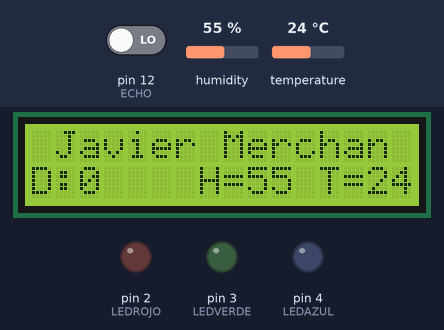
Simulated run of this sketch. Board: Arduino Mega 2560, built with avr-gcc and run on an emulated ATmega2560. Shown: 16×2 character LCD, output pins drawn as LEDs (lit = HIGH). Inputs (shaded band) come from the test bench; at power-on: humidity 55 %, temperature 24 °C, pin 12 (ECHO) LOW. Pins used as bus, display or sensor lines are not drawn; what the sketch prints to the serial monitor is not drawn.

Above: at 6.2 s.
6.3 s: humidity set to 22 %
At 8.0 s:
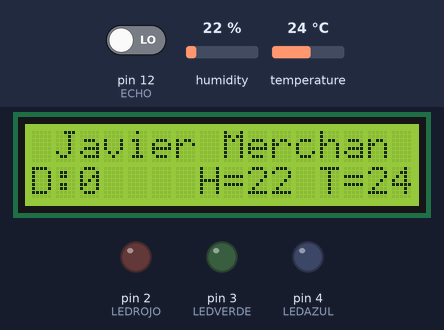
9.1 s: temperature set to 12 °C
At 10.2 s:
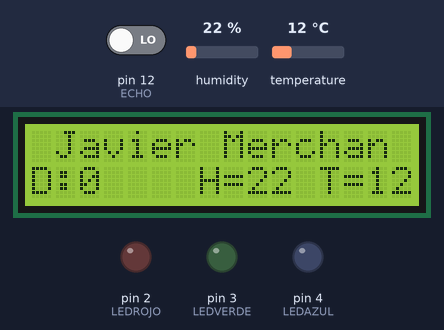
13.2 s: humidity set to 40 %
At 14.8 s:
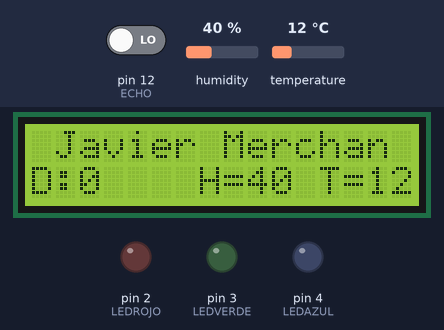
15.3 s: temperature set to 19 °C
At 17.0 s:
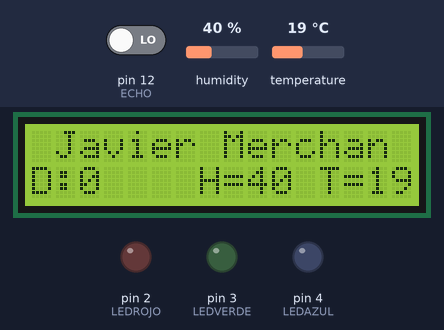
Timing chart, 0 to 18.5 s (numbered marks = the images above; inputs shaded):
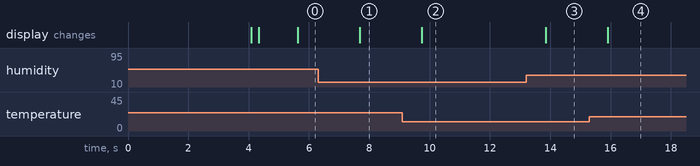

The sketch:

Central_meteorol_gica.ino
```cpp
// (licence header left out)
//LCD. Librerías.
#include <LiquidCrystal_I2C.h>
#include <Wire.h>
//DHT o sensor humedad y temperatura. Librerías.
#include <SimpleDHT.h>
//Teclado membrana. Librerias.
#include <Keypad.h>

bool LUZPANTALLA = true;
int CONTADORLUZPANTALLA = 10;

//Sensor distancia. Variables y constantes.
long distancia;
long tiempo;
const int TRIGER = 13;
const int ECHO = 12;
const int LEDROJO = 2;
const int LEDVERDE = 3;
const int LEDAZUL = 4;
//DHT o sensor humedad y temperatura. Variables y constantes.
int pinDHT11 = 2;
SimpleDHT11 dht11;

//Teclado
const int TECLADOCOLUMNA01 = 24;
const int TECLADOCOLUMNA02 = 25;
const int TECLADOCOLUMNA03 = 26;
const int TECLADOCOLUMNA04 = 27;
const int TECLADOFILA01 = 28;
const int TECLADOFILA02 = 29;
const int TECLADOFILA03 = 22;
const int TECLADOFILA04 = 23;
const byte ROWS = 4; //four rows
const byte COLS = 4; //four columns
//define the cymbols on the buttons of the keypads
char hexaKeys[ROWS][COLS] = {
  {'1', '2', '3', 'A'},
  {'4', '5', '6', 'B'},
  {'7', '8', '9', 'C'},
  {'*', '0', '#', 'D'}
};
byte rowPins[ROWS] = {28, 29, 22, 23}; //connect to the row pinouts of the keypad
byte colPins[COLS] = {24, 25, 26, 27}; //connect to the column pinouts of the keypad
//byte rowPins[ROWS] = {TECLADOFILA01, TECLADOFILA02, TECLADOFILA03, TECLADOFILA04}; //connect to the row pinouts of the keypad
//byte colPins[COLS] = {TECLADOCOLUMNA01, TECLADOCOLUMNA02, TECLADOCOLUMNA03, TECLADOCOLUMNA04}; //connect to the column pinouts of the keypad

//initialize an instance of class NewKeypad
Keypad customKeypad = Keypad( makeKeymap(hexaKeys), rowPins, colPins, ROWS, COLS);


//LCD. Desclarar I2C.
// set the LCD address to 0x27 for a 16 chars 2 line display
// A FEW use address 0x3F
// Set the pins on the I2C chip used for LCD connections:
//                    addr, en,rw,rs,d4,d5,d6,d7,bl,blpol
//LiquidCrystal_I2C lcd(0x27, 16,2);  // Set the LCD I2C address
//LiquidCrystal_I2C lcd(0x27, 6, 5, 4, 11, 12, 13, 14, 3, POSITIVE);  // Set the LCD I2C address
LiquidCrystal_I2C lcd(0x27, 2, 1, 0, 4, 5, 6, 7, 3, POSITIVE);  // Set the LCD I2C address


void setup() {
  Wire.begin();
  Serial.begin(115200);
  lcd.begin(16, 2);

  pinMode(TRIGER, OUTPUT); //Enviamos el ping por el puerto 13.
  pinMode(ECHO, INPUT); //Recibimos la señal del ping del puerto 13 en el puerto 12.
  pinMode(LEDROJO, OUTPUT);
  pinMode(LEDVERDE, OUTPUT);
  pinMode(LEDAZUL, OUTPUT);

  /*
    //Teclado
    pinMode(TECLADOPIN01, INPUT);
    pinMode(TECLADOPIN02, INPUT);
    pinMode(TECLADOPIN03, INPUT);
    pinMode(TECLADOPIN04, INPUT);
    pinMode(TECLADOPIN05, INPUT);
    pinMode(TECLADOPIN06, INPUT);
    pinMode(TECLADOPIN07, INPUT);
    pinMode(TECLADOPIN08, INPUT);
  */
  //LCD
  /*
    //  lcd.begin(16,2);   // initialize the lcd for 16 chars 2 lines, turn on backlight
    // ------- Quick 3 blinks of backlight  -------------
    for(int i = 0; i< 3; i++)
    {
    lcd.backlight();
    delay(250);
    lcd.noBacklight();
    delay(250);
    }
    lcd.backlight(); // finish with backlight on
  */
  //-------- Write characters on the display ------------------
  // NOTE: Cursor Position: (CHAR, LINE) start at 0
  lcd.setCursor(0, 0); //Start at character 4 on line 0
  lcd.print(" Javier Merchan");
  delay(4000);
  lcd.noBacklight();
  delay(250);
  lcd.backlight();
  delay(250);
}


void loop() {
  /*
    //LCD
      // when characters arrive over the serial port...
    if (Serial.available()) {
      // wait a bit for the entire message to arrive
      delay(100);
      // clear the screen
      lcd.clear();
      // read all the available characters
      while (Serial.available() > 0) {
        // display each character to the LCD
        lcd.write(Serial.read());
        }
     }

  */

  digitalWrite(TRIGER, LOW); //Inicializamos el sensor
  delayMicroseconds(5);
  digitalWrite(TRIGER, HIGH); //Enviamos un pulso de 10 microsegundos.
  delayMicroseconds(10);
  tiempo = pulseIn(ECHO, HIGH); //Función para medir la longitud del pulso entrante.
  distancia = int(0.017 * tiempo); //Calculamos la distancia obteniendo un valor entero.
  //Enviamos la distancia por el puerto serie para poderlo ver en el PC.
  Serial.println("Distancia en cm");
  Serial.println(distancia);
  //Imprimimos la distanción en el LCD.
  lcd.setCursor(0, 1);
  lcd.print("D:");
  lcd.setCursor(2, 1);
  lcd.print("    ");
  lcd.setCursor(2, 1);
  lcd.print(distancia);

  if (CONTADORLUZPANTALLA == 0) {
    lcd.noBacklight();
    LUZPANTALLA = false;
  }

if (distancia <= 10) {
    //Si la distancia es menor o igual a 10 cms, encendemos el Rojo, Verde y Azul, es decir,
    //conseguimos un LED BLANCO.
    digitalWrite(LEDROJO, LOW);
    digitalWrite(LEDAZUL, LOW);
    digitalWrite(LEDVERDE, LOW);
    lcd.backlight();
    CONTADORLUZPANTALLA = 20;
  }
  else if (distancia > 10 && distancia <= 20) {
    //Si la distancia está entre 10 cms (excluido) y 20 cms (incluido), encendemos el led ROJO.
    digitalWrite(LEDROJO, LOW);
    digitalWrite(LEDAZUL, HIGH);
    digitalWrite(LEDVERDE, HIGH);
    lcd.backlight();
    CONTADORLUZPANTALLA = 10;
  }
  else if (distancia > 20 && distancia <= 35) {
    //Si la distancia está entre 20 cms (excluido) y 35 cms (incluido), encendemos el led AZUL.
    digitalWrite(LEDROJO, HIGH);
    digitalWrite(LEDAZUL, LOW);
    digitalWrite(LEDVERDE, HIGH);
  }
  else {
    //Si la distancia es mayor o igual que 35cms encendemos el led VERDE.
    digitalWrite(LEDROJO, HIGH);
    digitalWrite(LEDAZUL, HIGH);
    digitalWrite(LEDVERDE, LOW);
  }

  //DHT o sensor humedad y temperatura. Leer y mostrar datos en LCD y serial.
  byte temperature = 0;
  byte humidity = 0;
  byte data[40] = {0};
  if (dht11.read(pinDHT11, &temperature, &humidity, data)) {
    //    Serial.print("Lectura de temperatura incorrecta o fallida");
    //    Serial.print("");
    return;
  }
  Serial.print("Sample RAW Bits: ");
  for (int i = 0; i < 40; i++) {
    Serial.print((int)data[i]);
    if (i > 0 && ((i + 1) % 4) == 0) {
      Serial.print(' ');
    }
  }
  Serial.println("");

  Serial.print("Sample OK: ");
  Serial.print((int)temperature); Serial.print(" *C, ");
  Serial.print((int)humidity); Serial.println(" %");
  lcd.setCursor(6, 1);
  lcd.print(" H=   T=  ");
  lcd.setCursor(9, 1);
  lcd.print(humidity);
  lcd.setCursor(14, 1);
  lcd.print(temperature);


  //Yeclado membrana.
  char customKey = customKeypad.getKey();

  if (customKey) {
    Serial.println("");
    Serial.print("Tecla pulsada: ");
    Serial.println(customKey);
    if (customKey == 9) {
      lcd.clear();
    }
  }

  CONTADORLUZPANTALLA--;
  delay(1000);
}
```

Measured:
- after the input at 6.3 s, the display: changes after 1.4 s (image 1)
- after the input at 9.1 s, the display: changes after 0.64 s (image 2)
- after the input at 13.2 s, the display: changes after 0.65 s (image 3)
- after the input at 15.3 s, the display: changes after 0.60 s (image 4)
